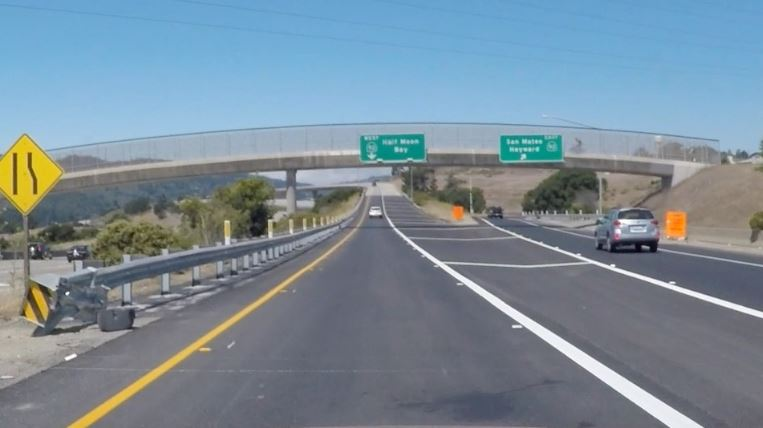
#> input picture SDCNDTerm1/Project1 Finding_Lanes/Practice/exit-ramp.JPG, 763 x 428 px, found by its file name
$ jupyter execute --allow-errors 'Hough Transform.ipynb'
#> lines starting #> are read from the running program, lines starting #| are printed output that depends on the picture; after the words box and inside, x2 and y2 are one past the last pixel; in counts of white or black regions, pixels touching at a corner belong together
<b> Hough Transform to Find Lane Lines </b>

[cell 1]
# imports
import matplotlib.pyplot as plt
import matplotlib.image as mpimg
import numpy as np
import cv2

[cell 2]
# Read in and grayscale the image
image = mpimg.imread('exit-ramp.jpg')
#> image is the input picture: shape (428, 763, 3); mean R, G, B 121.9, 139.8, 152.5

gray = cv2.cvtColor(image, cv2.COLOR_RGB2GRAY)
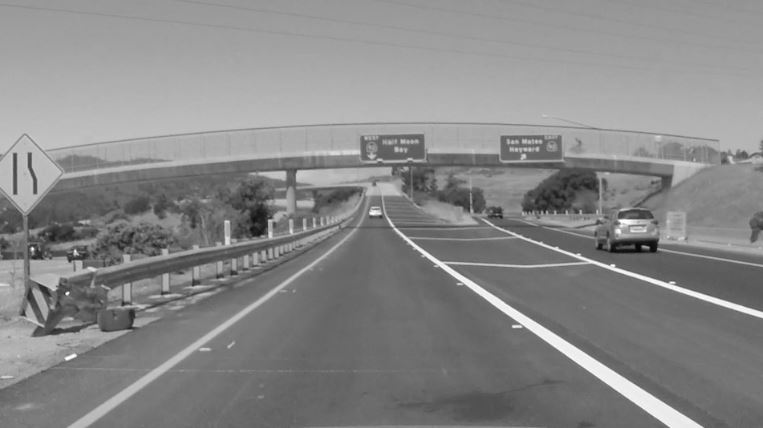
#> gray: shape (428, 763); min 5, max 255, mean 135.9

plt.imshow(gray, cmap = 'Greys_r')

[cell 3]
# Define a kernel size and apply gaussian smoothing
kernel_size = 5

blur_gray = cv2.GaussianBlur(gray, (kernel_size, kernel_size), 0)

plt.imshow(blur_gray, cmap = 'Greys_r')

[cell 4]
# Define parameters for Canny and apply
low_threshold = 100
upper_threshold = 200

edges = cv2.Canny(blur_gray, low_threshold, upper_threshold)
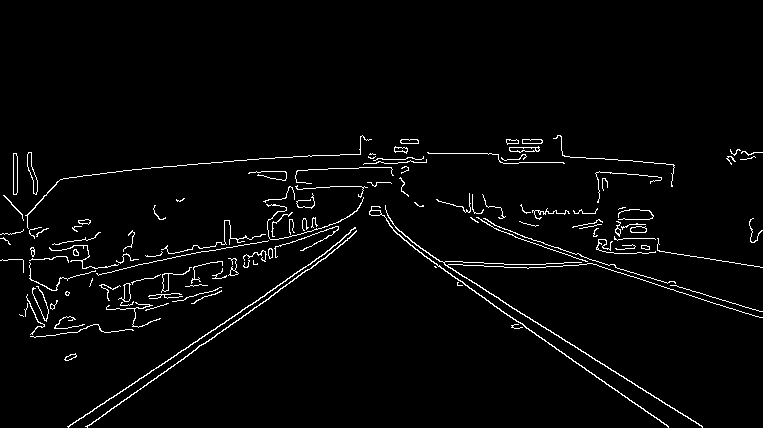
#> edges: shape (428, 763); 2.7% white in thin lines or dots, all inside (x1, y1, x2, y2) = (0, 135, 763, 428)

#> (the rest of this cell did not finish here and is left out)

[cell 5]
mask = np.zeros_like(edges)
ignore_mask_color = 255

# Define four sided polygon to mask
imshape = image.shape
#> imshape = (428, 763, 3)
vertices = np.array([[(0,imshape[0]),(imshape[1]/2, imshape[0]/2), (imshape[1]/2, imshape[0]/2), (imshape[1],imshape[0])]], dtype=np.int32)
cv2.fillPoly(mask, vertices, ignore_mask_color)
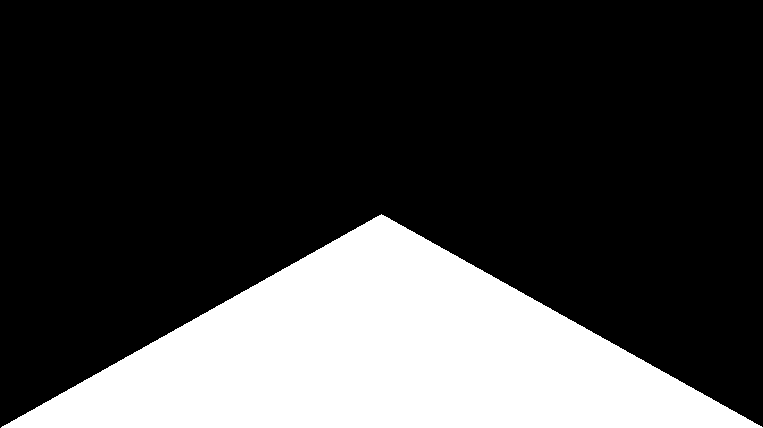
#> mask: shape (428, 763); 25.1% white; 1 white region, box (x1, y1, x2, y2) and area: (1, 214, 763, 428) 81808
masked_edges = cv2.bitwise_and(edges, mask)
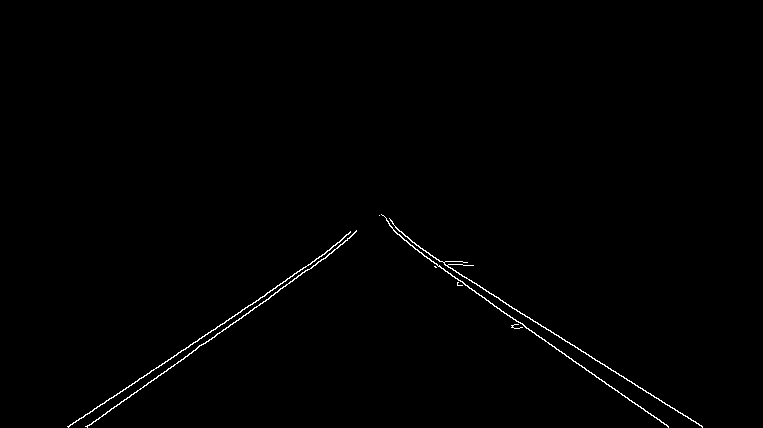
#> masked_edges: shape (428, 763); 0.62% white in thin lines or dots, all inside (x1, y1, x2, y2) = (67, 214, 703, 428)

[cell 6]
# Define the Hough transform parameters
rho = 2
theta = np.pi/180
threshold = 15
min_line_length = 40
max_line_gap = 20

# make a blank copy of the same size image to draw on
# creating a blank to draw lines
line_image = np.copy(image)*0
#> line_image: shape (428, 763, 3); every value is 0

[cell 7]
# Run Hough Transform on edge detected image
lines = cv2.HoughLinesP(masked_edges, rho, theta, threshold, np.array([]), min_line_length, max_line_gap)
#> lines = 16 rows, first 6: [423, 255, 668, 427], [267, 292, 355, 232], [139, 378, 264, 296], [86, 426, 278, 291], [445, 265, 702, 426], [67, 426, 173, 357]

print(lines)
#> (printed output is left out)
# Iterate over the outpt lines and draw lines on the blanks
for line in lines:
    for x1, y1, x2, y2 in line:
        cv2.line(line_image, (x1, y1), (x2, y2), (255, 0, 0), 10)
#> this loop made 16 passes
#> line on passes 1 to 12: [[423, 255, 668, 427]], [[267, 292, 355, 232]], [[139, 378, 264, 296]], [[86, 426, 278, 291]], [[445, 265, 702, 426]], [[67, 426, 173, 357]], [[396, 233, 444, 262]], [[280, 288, 328, 255]], [[415, 249, 463, 282]], [[409, 244, 458, 272]], [[87, 427, 187, 356]], [[617, 390, 666, 425]]
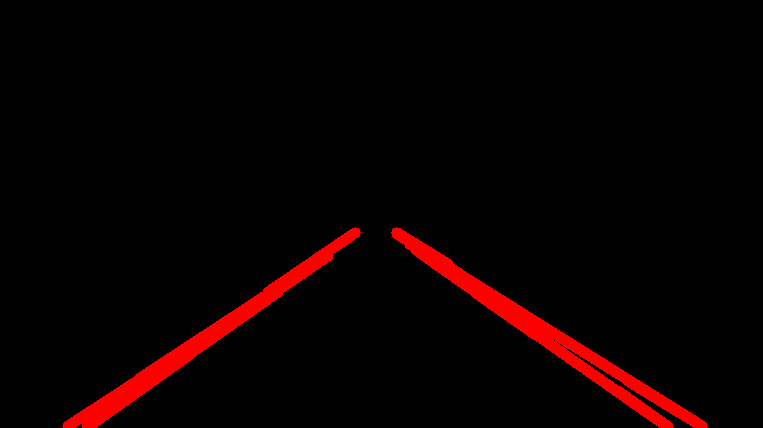
#> line_image: shape (428, 763, 3); mean R, G, B 10.2, 0, 0

# Create a color binary image to combine with the line image
color_edges = np.dstack((masked_edges, masked_edges, masked_edges))

# Draw the lines on the edge image
combo = cv2.addWeighted(color_edges, 0.8, line_image, 1, 0)
plt.imshow(combo)

$ run again, with SDCNDTerm1/Project1 Finding_Lanes/Practice/image.JPG copied over SDCNDTerm1/Project1 Finding_Lanes/Practice/exit-ramp.JPG
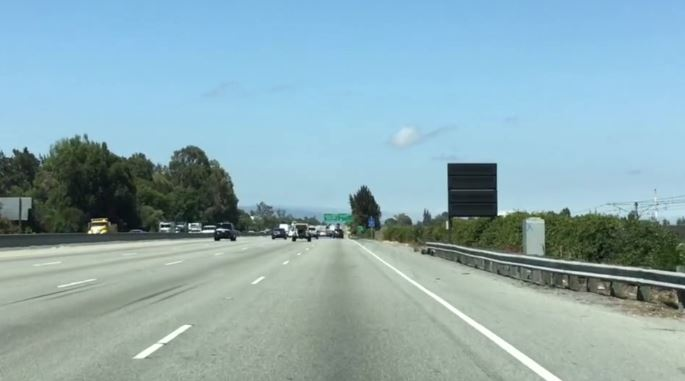
#> input picture SDCNDTerm1/Project1 Finding_Lanes/Practice/image.JPG, 685 x 381 px, found by its file name
#> image is the input picture: shape (381, 685, 3); mean R, G, B 140.9, 171.8, 179.3
#> `edges = cv2.Canny(blur_gray, low_threshold, upper_threshold)`:
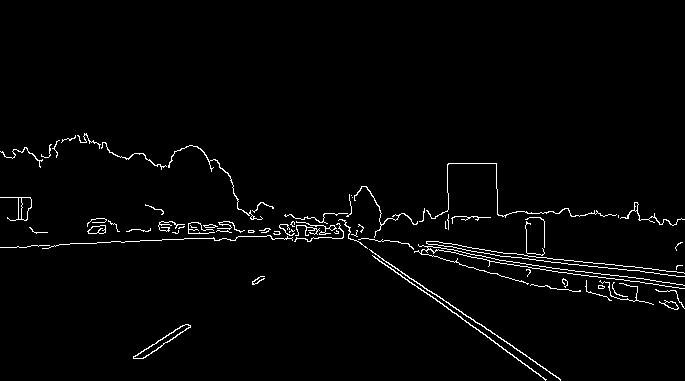
#> edges: shape (381, 685); 2.1% white in thin lines or dots, all inside (x1, y1, x2, y2) = (0, 133, 685, 381)
#> mask: shape (381, 685); 25.1% white; 1 white region, box (x1, y1, x2, y2) and area: (1, 190, 685, 381) 65569
#> masked_edges: shape (381, 685); 0.66% white in thin lines or dots, all inside (x1, y1, x2, y2) = (133, 194, 561, 381)
#> lines = 27 rows, first 6: [372, 255, 505, 349], [305, 217, 356, 232], [481, 324, 560, 379], [300, 222, 363, 238], [281, 224, 356, 240], [279, 226, 337, 238]
#> (printed output is left out)
#> the loop `for line in lines:` made 27 passes
#> after the loop `for line in lines:`:
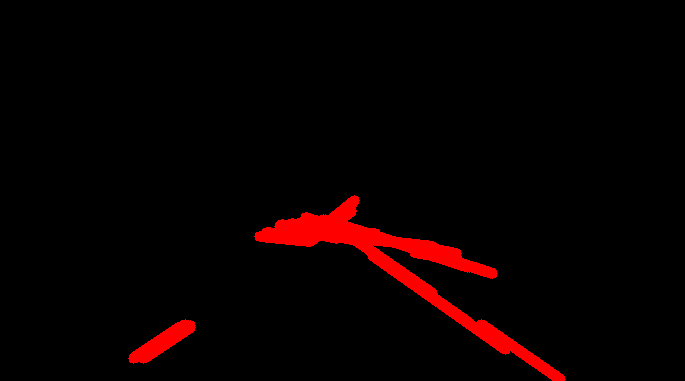
#> line_image: shape (381, 685, 3); mean R, G, B 9.3, 0, 0
